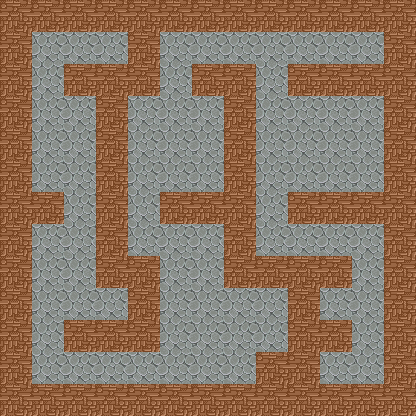

The image is a tile-based game level rendered from a .tmx file. Its description and source (layers, tilesets, objects; grid data summarised) follow:
An orthogonal 13x13 tile map with 32x32 px tiles, 1 tile layer (块层 1).

<map version="1.0" orientation="orthogonal" width="13" height="13" tilewidth="32" tileheight="32">
 <tileset firstgid="1" name="terrain" tilewidth="32" tileheight="32">
  <image source="terrain.png" width="64" height="32" />
 </tileset>
 <layer name="块层 1" width="13" height="13">
  <data>[169 cells, 169 non-empty, 2 distinct tile ids]</data>
 </layer>
</map>
